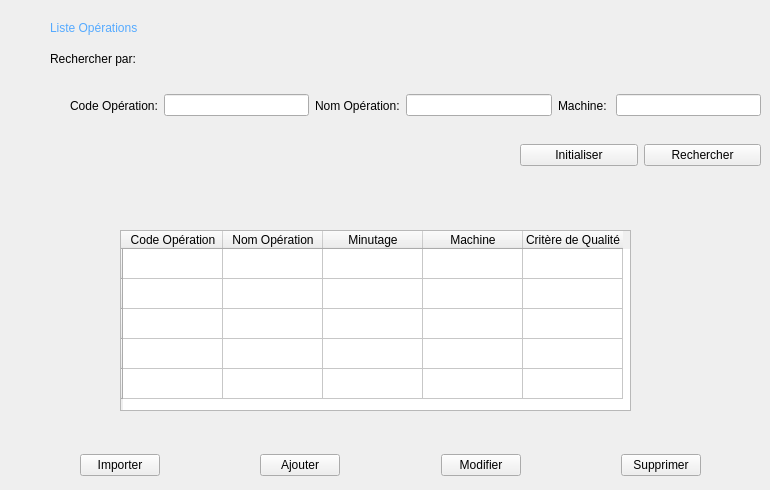
    <widget class="QWidget" name="liste_op">
     <widget class="QLabel" name="recherche_2">
      <property name="geometry">
       <rect>
        <x>50</x>
        <y>50</y>
        <width>111</width>
        <height>17</height>
       </rect>
      </property>
      <property name="text">
       <string>Rechercher par: </string>
      </property>
     </widget>
     <widget class="QWidget" name="horizontalLayoutWidget_3">
      <property name="geometry">
       <rect>
        <x>70</x>
        <y>90</y>
        <width>691</width>
        <height>31</height>
       </rect>
      </property>
      <layout class="QHBoxLayout" name="recherche_3">
       <item>
        <widget class="QLabel" name="code_op">
         <property name="text">
          <string>Code Opération:</string>
         </property>
        </widget>
       </item>
       <item>
        <widget class="QLineEdit" name="code_oper"/>
       </item>
       <item>
        <widget class="QLabel" name="nom_op">
         <property name="text">
          <string>Nom Opération:</string>
         </property>
        </widget>
       </item>
       <item>
        <widget class="QLineEdit" name="nom_oper"/>
       </item>
       <item>
        <widget class="QLabel" name="machine">
         <property name="text">
          <string>Machine: </string>
         </property>
        </widget>
       </item>
       <item>
        <widget class="QLineEdit" name="machin"/>
       </item>
      </layout>
     </widget>
     <widget class="QTableWidget" name="tableWidget">
      <property name="geometry">
       <rect>
        <x>120</x>
        <y>230</y>
        <width>511</width>
        <height>181</height>
       </rect>
      </property>
      <row>
       <property name="text">
        <string/>
       </property>
      </row>
      <row>
       <property name="text">
        <string/>
       </property>
      </row>
      <row>
       <property name="text">
        <string/>
       </property>
      </row>
      <row>
       <property name="text">
        <string/>
       </property>
      </row>
      <row>
       <property name="text">
        <string/>
       </property>
      </row>
      <column>
       <property name="text">
        <string>Code Opération</string>
       </property>
      </column>
      <column>
       <property name="text">
        <string>Nom Opération</string>
       </property>
      </column>
      <column>
       <property name="text">
        <string>Minutage</string>
       </property>
      </column>
      <column>
       <property name="text">
        <string>Machine</string>
       </property>
      </column>
      <column>
       <property name="text">
        <string>Critère de Qualité</string>
       </property>
      </column>
     </widget>
     <widget class="QWidget" name="horizontalLayoutWidget_4">
      <property name="geometry">
       <rect>
        <x>80</x>
        <y>450</y>
        <width>621</width>
        <height>31</height>
       </rect>
      </property>
      <layout class="QHBoxLayout" name="horizontalLayout_5">
       <item>
        <widget class="QPushButton" name="importer_2">
         <property name="text">
          <string>Importer</string>
         </property>
        </widget>
       </item>
       <item>
        <spacer name="horizontalSpacer_3">
         <property name="orientation">
          <enum>Qt::Horizontal</enum>
         </property>
         <property name="sizeHint" stdset="0">
          <size>
           <width>40</width>
           <height>20</height>
          </size>
         </property>
        </spacer>
       </item>
       <item>
        <widget class="QPushButton" name="ajouter_2">
         <property name="text">
          <string>Ajouter</string>
         </property>
        </widget>
       </item>
       <item>
        <spacer name="horizontalSpacer_4">
         <property name="orientation">
          <enum>Qt::Horizontal</enum>
         </property>
         <property name="sizeHint" stdset="0">
          <size>
           <width>40</width>
           <height>20</height>
          </size>
         </property>
        </spacer>
       </item>
       <item>
        <widget class="QPushButton" name="modifier">
         <property name="text">
          <string>Modifier</string>
         </property>
        </widget>
       </item>
       <item>
        <spacer name="horizontalSpacer_5">
         <property name="orientation">
          <enum>Qt::Horizontal</enum>
         </property>
         <property name="sizeHint" stdset="0">
          <size>
           <width>40</width>
           <height>20</height>
          </size>
         </property>
        </spacer>
       </item>
       <item>
        <widget class="QPushButton" name="supprimer_2">
         <property name="text">
          <string>Supprimer</string>
         </property>
        </widget>
       </item>
      </layout>
     </widget>
     <widget class="QLabel" name="label_7">
      <property name="geometry">
       <rect>
        <x>50</x>
        <y>20</y>
        <width>131</width>
        <height>17</height>
       </rect>
      </property>
      <property name="text">
       <string>&lt;html&gt;&lt;head/&gt;&lt;body&gt;&lt;p&gt;&lt;span style=&quot; color:#55aaff;&quot;&gt;Liste Opérations&lt;/span&gt;&lt;/p&gt;&lt;/body&gt;&lt;/html&gt;</string>
      </property>
     </widget>
     <widget class="QWidget" name="horizontalLayoutWidget_14">
      <property name="geometry">
       <rect>
        <x>520</x>
        <y>140</y>
        <width>241</width>
        <height>31</height>
       </rect>
      </property>
      <layout class="QHBoxLayout" name="horizontalLayout_11">
       <item>
        <widget class="QPushButton" name="pushButton_4">
         <property name="text">
          <string>Initialiser</string>
         </property>
        </widget>
       </item>
       <item>
        <widget class="QPushButton" name="pushButton_3">
         <property name="text">
          <string>Rechercher</string>
         </property>
        </widget>
       </item>
      </layout>
     </widget>
    </widget>
